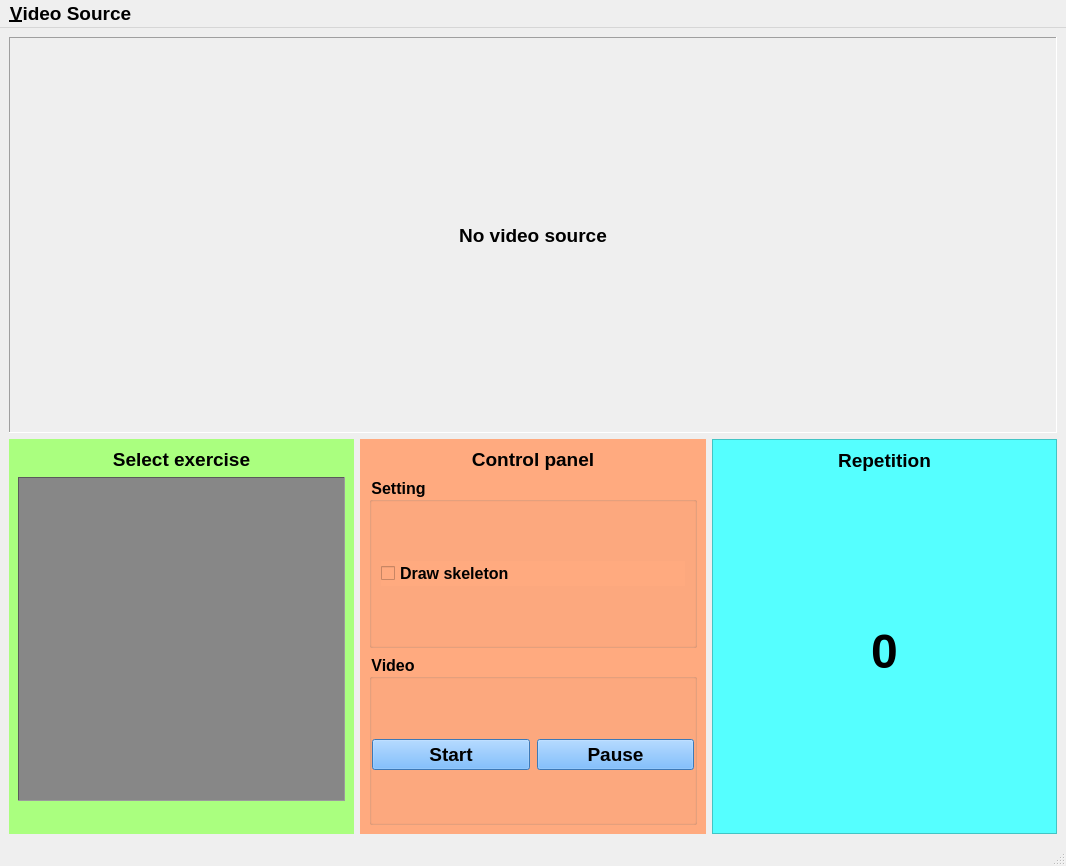
<?xml version="1.0" encoding="UTF-8"?>
<ui version="4.0">
 <class>MainWindow</class>
 <widget class="QMainWindow" name="MainWindow">
  <property name="windowModality">
   <enum>Qt::WindowModal</enum>
  </property>
  <property name="geometry">
   <rect>
    <x>0</x>
    <y>0</y>
    <width>1066</width>
    <height>866</height>
   </rect>
  </property>
  <property name="font">
   <font>
    <weight>50</weight>
    <bold>false</bold>
    <strikeout>false</strikeout>
   </font>
  </property>
  <property name="windowTitle">
   <string>Exercise Repetition Counter</string>
  </property>
  <property name="styleSheet">
   <string notr="true"/>
  </property>
  <widget class="QWidget" name="centralwidget">
   <property name="sizePolicy">
    <sizepolicy hsizetype="Expanding" vsizetype="Expanding">
     <horstretch>0</horstretch>
     <verstretch>0</verstretch>
    </sizepolicy>
   </property>
   <property name="styleSheet">
    <string notr="true"/>
   </property>
   <layout class="QVBoxLayout" name="verticalLayout_2">
    <item>
     <widget class="QLabel" name="img_frame">
      <property name="sizePolicy">
       <sizepolicy hsizetype="Preferred" vsizetype="Expanding">
        <horstretch>0</horstretch>
        <verstretch>0</verstretch>
       </sizepolicy>
      </property>
      <property name="font">
       <font>
        <pointsize>14</pointsize>
        <weight>75</weight>
        <bold>true</bold>
       </font>
      </property>
      <property name="frameShape">
       <enum>QFrame::Panel</enum>
      </property>
      <property name="frameShadow">
       <enum>QFrame::Sunken</enum>
      </property>
      <property name="text">
       <string>No video source</string>
      </property>
      <property name="alignment">
       <set>Qt::AlignCenter</set>
      </property>
     </widget>
    </item>
    <item>
     <layout class="QHBoxLayout" name="controller_layout">
      <property name="leftMargin">
       <number>0</number>
      </property>
      <property name="rightMargin">
       <number>0</number>
      </property>
      <item>
       <widget class="QFrame" name="controller_left_layout">
        <property name="styleSheet">
         <string notr="true">background-color: rgb(170, 255, 127);</string>
        </property>
        <layout class="QVBoxLayout" name="verticalLayout">
         <item>
          <widget class="QLabel" name="label">
           <property name="font">
            <font>
             <pointsize>14</pointsize>
             <weight>75</weight>
             <bold>true</bold>
            </font>
           </property>
           <property name="text">
            <string>Select exercise</string>
           </property>
           <property name="alignment">
            <set>Qt::AlignCenter</set>
           </property>
          </widget>
         </item>
         <item>
          <widget class="QListWidget" name="exercise_list">
           <property name="sizePolicy">
            <sizepolicy hsizetype="Minimum" vsizetype="Expanding">
             <horstretch>0</horstretch>
             <verstretch>0</verstretch>
            </sizepolicy>
           </property>
           <property name="font">
            <font>
             <pointsize>14</pointsize>
             <weight>75</weight>
             <bold>true</bold>
            </font>
           </property>
           <property name="styleSheet">
            <string notr="true">background-color: rgb(135, 135, 135);
color: rgb(239, 239, 239);</string>
           </property>
           <property name="frameShape">
            <enum>QFrame::Panel</enum>
           </property>
          </widget>
         </item>
         <item>
          <widget class="QLabel" name="current_exercise_label">
           <property name="font">
            <font>
             <pointsize>12</pointsize>
             <weight>75</weight>
             <bold>true</bold>
            </font>
           </property>
           <property name="text">
            <string/>
           </property>
           <property name="alignment">
            <set>Qt::AlignCenter</set>
           </property>
          </widget>
         </item>
        </layout>
       </widget>
      </item>
      <item>
       <widget class="QFrame" name="controller_mid_layout">
        <property name="styleSheet">
         <string notr="true">background-color: rgb(255, 170, 127);</string>
        </property>
        <layout class="QVBoxLayout" name="verticalLayout_3">
         <property name="sizeConstraint">
          <enum>QLayout::SetDefaultConstraint</enum>
         </property>
         <item>
          <widget class="QLabel" name="label_3">
           <property name="sizePolicy">
            <sizepolicy hsizetype="Preferred" vsizetype="Fixed">
             <horstretch>0</horstretch>
             <verstretch>0</verstretch>
            </sizepolicy>
           </property>
           <property name="font">
            <font>
             <pointsize>14</pointsize>
             <weight>75</weight>
             <bold>true</bold>
            </font>
           </property>
           <property name="text">
            <string>Control panel</string>
           </property>
           <property name="alignment">
            <set>Qt::AlignCenter</set>
           </property>
          </widget>
         </item>
         <item>
          <widget class="QGroupBox" name="groupBox">
           <property name="font">
            <font>
             <pointsize>12</pointsize>
             <weight>75</weight>
             <bold>true</bold>
            </font>
           </property>
           <property name="styleSheet">
            <string notr="true"/>
           </property>
           <property name="title">
            <string>Setting</string>
           </property>
           <property name="flat">
            <bool>false</bool>
           </property>
           <property name="checkable">
            <bool>false</bool>
           </property>
           <layout class="QVBoxLayout" name="verticalLayout_4">
            <item>
             <widget class="QCheckBox" name="draw_skeleton_checkbox">
              <property name="palette">
               <palette>
                <active>
                 <colorrole role="Button">
                  <brush brushstyle="SolidPattern">
                   <color alpha="255">
                    <red>255</red>
                    <green>170</green>
                    <blue>127</blue>
                   </color>
                  </brush>
                 </colorrole>
                 <colorrole role="Base">
                  <brush brushstyle="SolidPattern">
                   <color alpha="255">
                    <red>255</red>
                    <green>170</green>
                    <blue>127</blue>
                   </color>
                  </brush>
                 </colorrole>
                 <colorrole role="Window">
                  <brush brushstyle="SolidPattern">
                   <color alpha="255">
                    <red>255</red>
                    <green>170</green>
                    <blue>127</blue>
                   </color>
                  </brush>
                 </colorrole>
                </active>
                <inactive>
                 <colorrole role="Button">
                  <brush brushstyle="SolidPattern">
                   <color alpha="255">
                    <red>255</red>
                    <green>170</green>
                    <blue>127</blue>
                   </color>
                  </brush>
                 </colorrole>
                 <colorrole role="Base">
                  <brush brushstyle="SolidPattern">
                   <color alpha="255">
                    <red>255</red>
                    <green>170</green>
                    <blue>127</blue>
                   </color>
                  </brush>
                 </colorrole>
                 <colorrole role="Window">
                  <brush brushstyle="SolidPattern">
                   <color alpha="255">
                    <red>255</red>
                    <green>170</green>
                    <blue>127</blue>
                   </color>
                  </brush>
                 </colorrole>
                </inactive>
                <disabled>
                 <colorrole role="Button">
                  <brush brushstyle="SolidPattern">
                   <color alpha="255">
                    <red>255</red>
                    <green>170</green>
                    <blue>127</blue>
                   </color>
                  </brush>
                 </colorrole>
                 <colorrole role="Base">
                  <brush brushstyle="SolidPattern">
                   <color alpha="255">
                    <red>255</red>
                    <green>170</green>
                    <blue>127</blue>
                   </color>
                  </brush>
                 </colorrole>
                 <colorrole role="Window">
                  <brush brushstyle="SolidPattern">
                   <color alpha="255">
                    <red>255</red>
                    <green>170</green>
                    <blue>127</blue>
                   </color>
                  </brush>
                 </colorrole>
                </disabled>
               </palette>
              </property>
              <property name="font">
               <font>
                <pointsize>12</pointsize>
                <weight>75</weight>
                <bold>true</bold>
                <kerning>true</kerning>
               </font>
              </property>
              <property name="autoFillBackground">
               <bool>false</bool>
              </property>
              <property name="styleSheet">
               <string notr="true"/>
              </property>
              <property name="text">
               <string>Draw skeleton</string>
              </property>
              <property name="iconSize">
               <size>
                <width>20</width>
                <height>20</height>
               </size>
              </property>
              <property name="checked">
               <bool>false</bool>
              </property>
             </widget>
            </item>
           </layout>
          </widget>
         </item>
         <item>
          <widget class="QGroupBox" name="groupBox_2">
           <property name="font">
            <font>
             <pointsize>12</pointsize>
             <weight>75</weight>
             <bold>true</bold>
            </font>
           </property>
           <property name="title">
            <string>Video</string>
           </property>
           <layout class="QVBoxLayout" name="verticalLayout_6">
            <property name="leftMargin">
             <number>0</number>
            </property>
            <property name="rightMargin">
             <number>0</number>
            </property>
            <property name="bottomMargin">
             <number>0</number>
            </property>
            <item>
             <layout class="QHBoxLayout" name="horizontalLayout">
              <property name="spacing">
               <number>7</number>
              </property>
              <item>
               <widget class="QPushButton" name="start_button">
                <property name="sizePolicy">
                 <sizepolicy hsizetype="Preferred" vsizetype="Fixed">
                  <horstretch>0</horstretch>
                  <verstretch>0</verstretch>
                 </sizepolicy>
                </property>
                <property name="font">
                 <font>
                  <pointsize>14</pointsize>
                  <weight>75</weight>
                  <bold>true</bold>
                 </font>
                </property>
                <property name="styleSheet">
                 <string notr="true">background-color: rgb(85, 170, 255);</string>
                </property>
                <property name="text">
                 <string>Start</string>
                </property>
                <property name="flat">
                 <bool>false</bool>
                </property>
               </widget>
              </item>
              <item>
               <widget class="QPushButton" name="pause_button">
                <property name="sizePolicy">
                 <sizepolicy hsizetype="Preferred" vsizetype="Fixed">
                  <horstretch>0</horstretch>
                  <verstretch>0</verstretch>
                 </sizepolicy>
                </property>
                <property name="font">
                 <font>
                  <pointsize>14</pointsize>
                  <weight>75</weight>
                  <bold>true</bold>
                 </font>
                </property>
                <property name="styleSheet">
                 <string notr="true">background-color: rgb(85, 170, 255);</string>
                </property>
                <property name="text">
                 <string>Pause</string>
                </property>
               </widget>
              </item>
             </layout>
            </item>
           </layout>
          </widget>
         </item>
        </layout>
       </widget>
      </item>
      <item>
       <widget class="QFrame" name="controller_right_layout">
        <property name="sizePolicy">
         <sizepolicy hsizetype="Preferred" vsizetype="Preferred">
          <horstretch>0</horstretch>
          <verstretch>0</verstretch>
         </sizepolicy>
        </property>
        <property name="styleSheet">
         <string notr="true">background-color: rgb(85, 255, 255);</string>
        </property>
        <property name="frameShape">
         <enum>QFrame::StyledPanel</enum>
        </property>
        <property name="frameShadow">
         <enum>QFrame::Sunken</enum>
        </property>
        <layout class="QVBoxLayout" name="verticalLayout_5">
         <item>
          <widget class="QLabel" name="label_2">
           <property name="sizePolicy">
            <sizepolicy hsizetype="Preferred" vsizetype="Fixed">
             <horstretch>0</horstretch>
             <verstretch>0</verstretch>
            </sizepolicy>
           </property>
           <property name="font">
            <font>
             <pointsize>14</pointsize>
             <weight>75</weight>
             <bold>true</bold>
            </font>
           </property>
           <property name="text">
            <string>Repetition</string>
           </property>
           <property name="alignment">
            <set>Qt::AlignCenter</set>
           </property>
          </widget>
         </item>
         <item>
          <widget class="QLabel" name="rep_count_label">
           <property name="sizePolicy">
            <sizepolicy hsizetype="Preferred" vsizetype="Preferred">
             <horstretch>0</horstretch>
             <verstretch>0</verstretch>
            </sizepolicy>
           </property>
           <property name="font">
            <font>
             <pointsize>36</pointsize>
             <weight>75</weight>
             <bold>true</bold>
            </font>
           </property>
           <property name="frameShape">
            <enum>QFrame::NoFrame</enum>
           </property>
           <property name="frameShadow">
            <enum>QFrame::Plain</enum>
           </property>
           <property name="text">
            <string>0</string>
           </property>
           <property name="alignment">
            <set>Qt::AlignCenter</set>
           </property>
          </widget>
         </item>
        </layout>
       </widget>
      </item>
     </layout>
    </item>
    <item>
     <layout class="QVBoxLayout" name="plotLayout">
      <property name="spacing">
       <number>7</number>
      </property>
      <property name="bottomMargin">
       <number>1</number>
      </property>
     </layout>
    </item>
   </layout>
  </widget>
  <widget class="QMenuBar" name="menubar">
   <property name="geometry">
    <rect>
     <x>0</x>
     <y>0</y>
     <width>1066</width>
     <height>37</height>
    </rect>
   </property>
   <property name="font">
    <font>
     <pointsize>14</pointsize>
     <weight>75</weight>
     <italic>false</italic>
     <bold>true</bold>
     <underline>false</underline>
    </font>
   </property>
   <widget class="QMenu" name="menuFile">
    <property name="font">
     <font>
      <family>Segoe UI</family>
      <pointsize>9</pointsize>
      <weight>50</weight>
      <bold>false</bold>
     </font>
    </property>
    <property name="title">
     <string>&amp;Video Source</string>
    </property>
    <addaction name="action_open_video"/>
    <addaction name="action_camera_source"/>
   </widget>
   <addaction name="menuFile"/>
  </widget>
  <widget class="QStatusBar" name="statusbar"/>
  <action name="action_open_video">
   <property name="text">
    <string>Video clip</string>
   </property>
   <property name="font">
    <font>
     <pointsize>14</pointsize>
    </font>
   </property>
  </action>
  <action name="action_camera_source">
   <property name="text">
    <string>Camera</string>
   </property>
   <property name="font">
    <font>
     <pointsize>14</pointsize>
    </font>
   </property>
  </action>
 </widget>
 <resources/>
 <connections/>
</ui>
